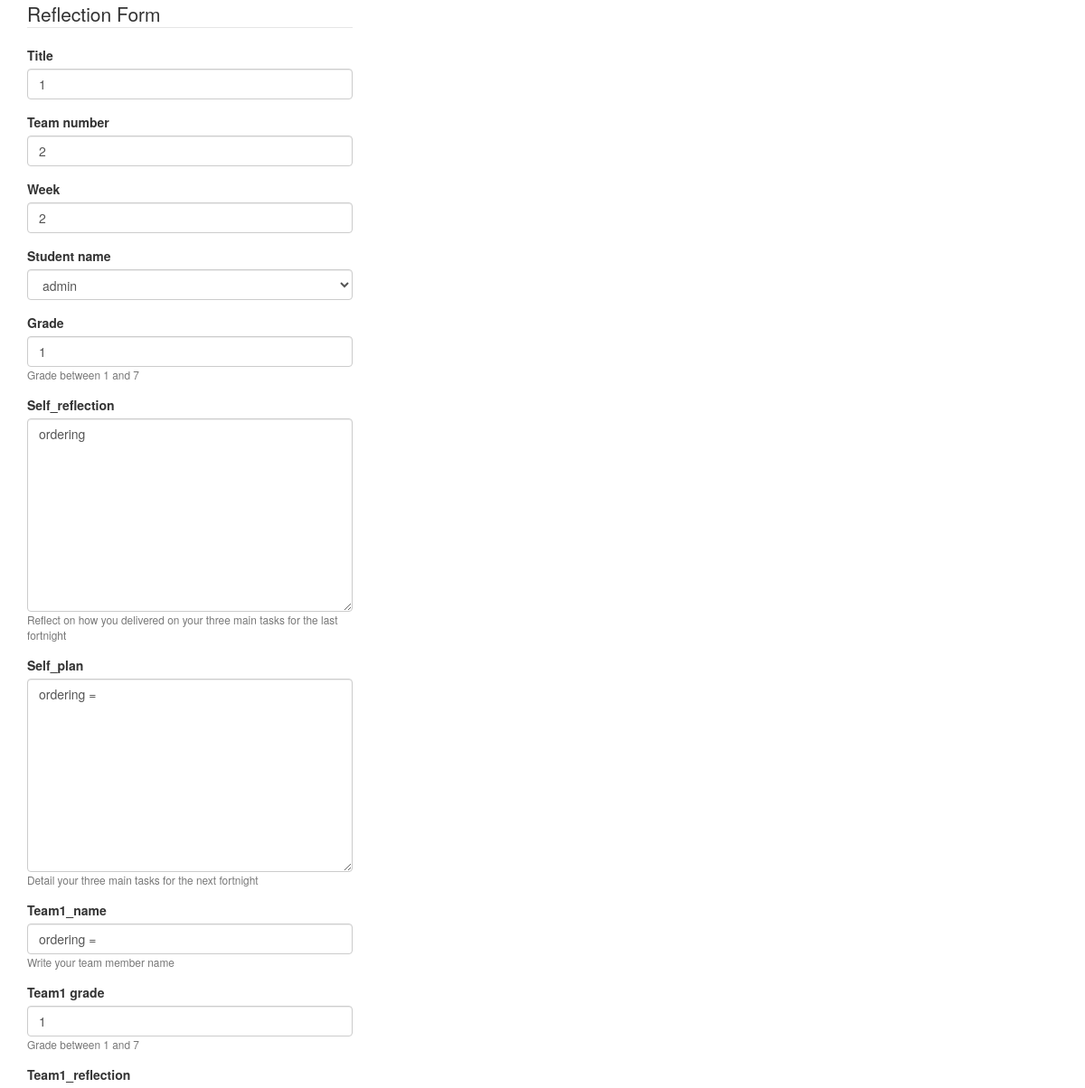
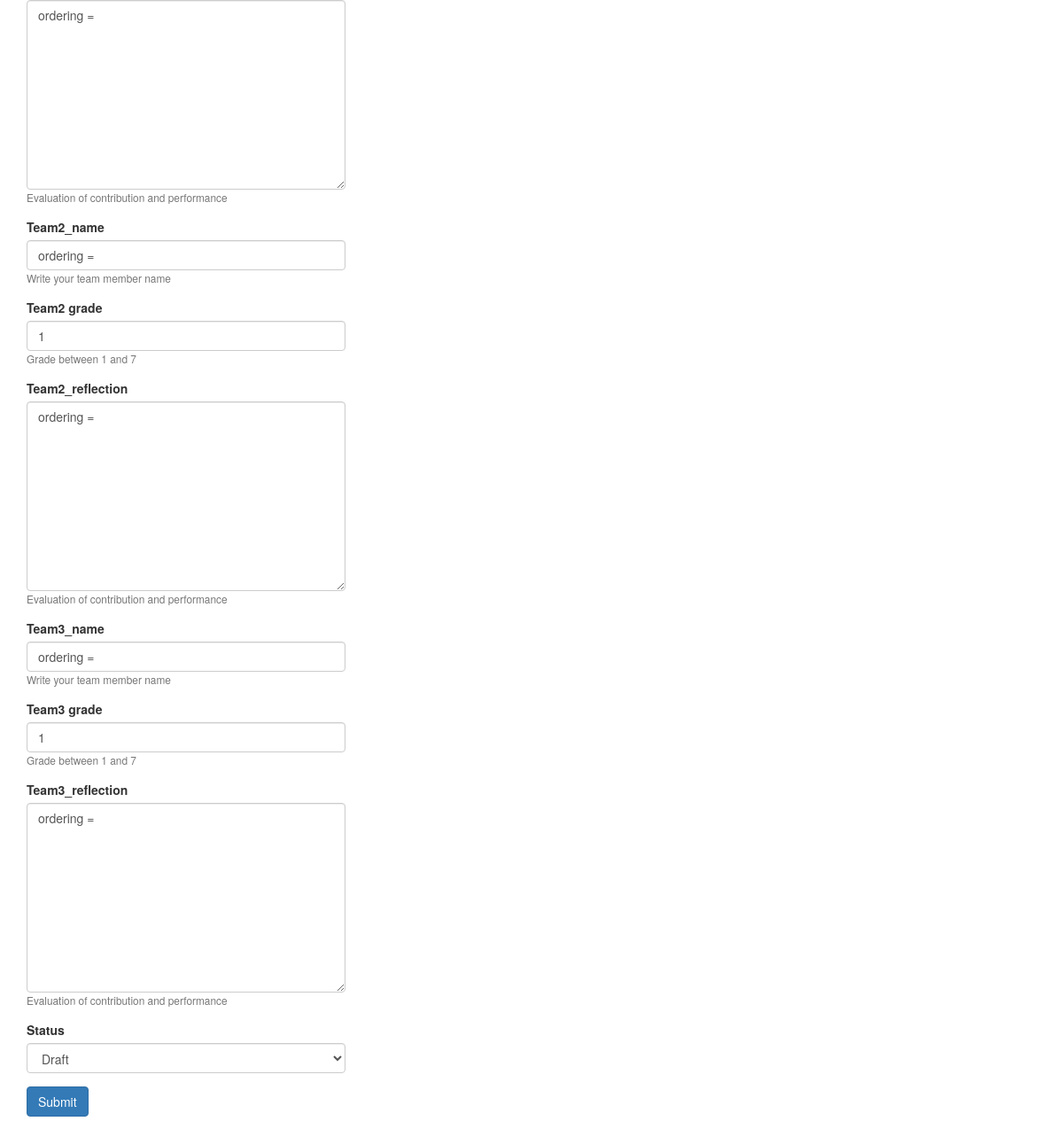
Screenshot of /reflection/5/edit/ with the database file from the repository (2 pictures, top to bottom).
### reflection/models.py (models this page shows, shortened)
class Reflection(models.Model):
    title = models.CharField(max_length=100, verbose_name = 'title')
    team_number  = models.IntegerField(blank=True, null=True)
    week = models.IntegerField(blank=True, null=True)
    student_name = models.ForeignKey(settings.AUTH_USER_MODEL,on_delete=models.PROTECT)
    grade = models.PositiveIntegerField(default=1, validators=[MinValueValidator(1), MaxValueValidator(7)], help_text ='Grade between 1 and 7')
    self_reflection = models.TextField(verbose_name ='self_reflection',help_text ='Reflect on how you delivered on your three main tasks for the last fortnight')
    self_plan = models.TextField(verbose_name ='self_plan',help_text ='Detail your three main tasks for the next fortnight')
    team1_name= models.CharField(max_length=100, verbose_name = 'team1_name', help_text ='Write your team member name')
    team1_grade = models.PositiveIntegerField(default=1, validators=[MinValueValidator(1), MaxValueValidator(7)], help_text ='Grade between 1 and 7')
    team1_reflection = models.TextField(verbose_name ='team1_reflection',help_text ='Evaluation of contribution and performance ')
    team2_name = models.CharField(max_length=100, verbose_name = 'team2_name', help_text ='Write your team member name')
    team2_grade = models.PositiveIntegerField(default=1, validators=[MinValueValidator(1), MaxValueValidator(7)], help_text ='Grade between 1 and 7')
    team2_reflection = models.TextField(verbose_name ='team2_reflection',help_text ='Evaluation of contribution and performance ')
    team3_name = models.CharField(max_length=100, verbose_name = 'team3_name', help_text ='Write your team member name')
    team3_grade = models.PositiveIntegerField(default=1, validators=[MinValueValidator(1), MaxValueValidator(7)], help_text ='Grade between 1 and 7')
    team3_reflection = models.TextField(verbose_name ='team3_reflection',help_text ='Evaluation of contribution and performance ')
    created_at = models.DateTimeField(auto_now_add=True)
    updated_at = models.DateTimeField(auto_now=True)
    status = models.CharField(max_length=1, choices=STATUS_CHOICES)
    class Meta:
        ordering = ['-id']
        ordering = ['team_number']

### reflection/views.py (the view)
# urls.py: url(r'^(?P<id>\d+)/edit/$', views.reflection_edit, name = 'reflection_edit'),
def reflection_edit(request,id):
    reflection = get_object_or_404(Reflection, id=id)
    if request.method=='POST':
        form = ReflectionForm(request.POST,request.FILES, instance=reflection)
        if form.is_valid():
            reflection=form.save()
            messages.success(request,'New reflection was edited')
            return redirect(reflection) #post.get_absoluteurl() => post detail view
    else:
        form = ReflectionForm(instance=reflection)
    return render(request,'reflection/reflection_form.html', {'form':form,})

### reflection/forms.py
class ReflectionForm(forms.ModelForm):
    class Meta:
        model = Reflection
        fields = '__all__'

### reflection/templates/reflection/reflection_form.html (shortened to what this page needs)
{% load bootstrap3 %}
{% bootstrap_css %}
<div class="container">
  <div class="row">
    <div class="col-xs-5 col-sm-6 col-lg-4 " >
      <form class="" action="" method="post">
          <legend>Reflection Form</legend>
          {% bootstrap_form form %}
          <input type="submit" class="btn btn-primary" name="" value="Submit">
        </form>
      </div>
    </div>
  </div>

### rows the page displays
Reflection: title "1", team_number "2", week "2", student_name "admin", grade "1", self_reflection "ordering", self_plan "ordering =", team1_name "ordering =", team1_grade "1", team1_reflection "ordering =", team2_name "ordering =", team2_grade "1", team2_reflection "ordering =", team3_name "ordering =", team3_grade "1", team3_reflection "ordering =", status "Draft"
